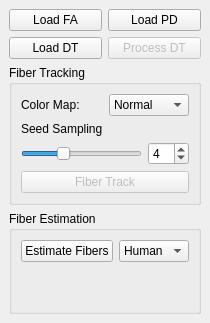
        <widget class="QWidget" name="dtiTab" >
         <attribute name="title" >
          <string>DTI</string>
         </attribute>
         <attribute name="toolTip" >
          <string>Options and methods for dealing with &lt;b>Diffusion Tensor&lt;/b> data. Has methods for &lt;b>fiber tracking&lt;/b> and estimating fiber orientations based on &lt;b>template warping&lt;/b></string>
         </attribute>
         <layout class="QVBoxLayout" >
          <property name="spacing" >
           <number>6</number>
          </property>
          <property name="leftMargin" >
           <number>9</number>
          </property>
          <property name="topMargin" >
           <number>9</number>
          </property>
          <property name="rightMargin" >
           <number>9</number>
          </property>
          <property name="bottomMargin" >
           <number>9</number>
          </property>
          <item>
           <layout class="QGridLayout" >
            <property name="leftMargin" >
             <number>0</number>
            </property>
            <property name="topMargin" >
             <number>0</number>
            </property>
            <property name="rightMargin" >
             <number>0</number>
            </property>
            <property name="bottomMargin" >
             <number>0</number>
            </property>
            <property name="horizontalSpacing" >
             <number>6</number>
            </property>
            <property name="verticalSpacing" >
             <number>6</number>
            </property>
            <item row="0" column="1" >
             <widget class="QPushButton" name="loadPDButton" >
              <property name="toolTip" >
               <string>Click to load Principal Directions Data</string>
              </property>
              <property name="text" >
               <string>Load PD</string>
              </property>
              <property name="checkable" >
               <bool>true</bool>
              </property>
             </widget>
            </item>
            <item row="0" column="0" >
             <widget class="QPushButton" name="loadFAButton" >
              <property name="toolTip" >
               <string>Click to load Fractional Anisotropy Data</string>
              </property>
              <property name="text" >
               <string>Load FA</string>
              </property>
              <property name="checkable" >
               <bool>true</bool>
              </property>
             </widget>
            </item>
            <item row="1" column="1" >
             <widget class="QPushButton" name="processDTButton" >
              <property name="enabled" >
               <bool>false</bool>
              </property>
              <property name="toolTip" >
               <string>Click to Compute Franctional Anisotropy and Principal Directions</string>
              </property>
              <property name="text" >
               <string>Process DT</string>
              </property>
             </widget>
            </item>
            <item row="1" column="0" >
             <widget class="QPushButton" name="loadDTButton" >
              <property name="toolTip" >
               <string>Click to load Diffusion Tensor Data</string>
              </property>
              <property name="text" >
               <string>Load DT</string>
              </property>
              <property name="checkable" >
               <bool>true</bool>
              </property>
              <property name="checked" >
               <bool>false</bool>
              </property>
             </widget>
            </item>
           </layout>
          </item>
          <item>
           <widget class="QGroupBox" name="groupBox" >
            <property name="title" >
             <string>Fiber Tracking</string>
            </property>
            <layout class="QHBoxLayout" >
             <property name="spacing" >
              <number>6</number>
             </property>
             <property name="leftMargin" >
              <number>9</number>
             </property>
             <property name="topMargin" >
              <number>9</number>
             </property>
             <property name="rightMargin" >
              <number>9</number>
             </property>
             <property name="bottomMargin" >
              <number>9</number>
             </property>
             <item>
              <layout class="QGridLayout" >
               <property name="leftMargin" >
                <number>0</number>
               </property>
               <property name="topMargin" >
                <number>0</number>
               </property>
               <property name="rightMargin" >
                <number>0</number>
               </property>
               <property name="bottomMargin" >
                <number>0</number>
               </property>
               <property name="horizontalSpacing" >
                <number>6</number>
               </property>
               <property name="verticalSpacing" >
                <number>6</number>
               </property>
               <item row="1" column="0" >
                <widget class="QLabel" name="label_2" >
                 <property name="text" >
                  <string>Seed Sampling</string>
                 </property>
                </widget>
               </item>
               <item row="2" column="0" colspan="2" >
                <widget class="QSlider" name="horizontalSlider" >
                 <property name="minimum" >
                  <number>1</number>
                 </property>
                 <property name="maximum" >
                  <number>10</number>
                 </property>
                 <property name="pageStep" >
                  <number>2</number>
                 </property>
                 <property name="value" >
                  <number>4</number>
                 </property>
                 <property name="orientation" >
                  <enum>Qt::Horizontal</enum>
                 </property>
                </widget>
               </item>
               <item row="0" column="1" colspan="2" >
                <widget class="QComboBox" name="fiberColorComboBox" >
                 <property name="currentIndex" >
                  <number>1</number>
                 </property>
                 <property name="maxVisibleItems" >
                  <number>4</number>
                 </property>
                 <item>
                  <property name="text" >
                   <string>Gray</string>
                  </property>
                 </item>
                 <item>
                  <property name="text" >
                   <string>Normal</string>
                  </property>
                 </item>
                 <item>
                  <property name="text" >
                   <string>Chiral</string>
                  </property>
                 </item>
                </widget>
               </item>
               <item row="2" column="2" >
                <widget class="QSpinBox" name="fiberSamplingSpinBox" >
                 <property name="minimum" >
                  <number>1</number>
                 </property>
                 <property name="maximum" >
                  <number>10</number>
                 </property>
                 <property name="value" >
                  <number>4</number>
                 </property>
                </widget>
               </item>
               <item row="0" column="0" >
                <widget class="QLabel" name="label" >
                 <property name="text" >
                  <string>Color Map:</string>
                 </property>
                </widget>
               </item>
               <item row="3" column="0" colspan="3" >
                <widget class="QPushButton" name="fiberTrackButton" >
                 <property name="enabled" >
                  <bool>false</bool>
                 </property>
                 <property name="text" >
                  <string>Fiber Track</string>
                 </property>
                </widget>
               </item>
              </layout>
             </item>
            </layout>
           </widget>
          </item>
          <item>
           <widget class="QGroupBox" name="groupBox_2" >
            <property name="title" >
             <string>Fiber Estimation</string>
            </property>
            <layout class="QVBoxLayout" >
             <property name="spacing" >
              <number>6</number>
             </property>
             <property name="leftMargin" >
              <number>9</number>
             </property>
             <property name="topMargin" >
              <number>9</number>
             </property>
             <property name="rightMargin" >
              <number>9</number>
             </property>
             <property name="bottomMargin" >
              <number>9</number>
             </property>
             <item>
              <layout class="QHBoxLayout" >
               <property name="spacing" >
                <number>6</number>
               </property>
               <property name="leftMargin" >
                <number>0</number>
               </property>
               <property name="topMargin" >
                <number>0</number>
               </property>
               <property name="rightMargin" >
                <number>0</number>
               </property>
               <property name="bottomMargin" >
                <number>0</number>
               </property>
               <item>
                <widget class="QPushButton" name="estimateFibersButton" >
                 <property name="toolTip" >
                  <string>Is used to estimate the &lt;b>myocardial fibers&lt;/b> for the currently loaded subject. The template can be selected using the combo box on the right.</string>
                 </property>
                 <property name="text" >
                  <string>Estimate Fibers</string>
                 </property>
                </widget>
               </item>
               <item>
                <widget class="QComboBox" name="fiberTemplateComboBox" >
                 <property name="toolTip" >
                  <string>The template that is to be used for estimating the fibers of the subject.</string>
                 </property>
                 <item>
                  <property name="text" >
                   <string>Human</string>
                  </property>
                 </item>
                 <item>
                  <property name="text" >
                   <string>Canine</string>
                  </property>
                 </item>
                </widget>
               </item>
              </layout>
             </item>
             <item>
              <spacer>
               <property name="orientation" >
                <enum>Qt::Vertical</enum>
               </property>
               <property name="sizeHint" >
                <size>
                 <width>20</width>
                 <height>40</height>
                </size>
               </property>
              </spacer>
             </item>
            </layout>
           </widget>
          </item>
         </layout>
        </widget>
